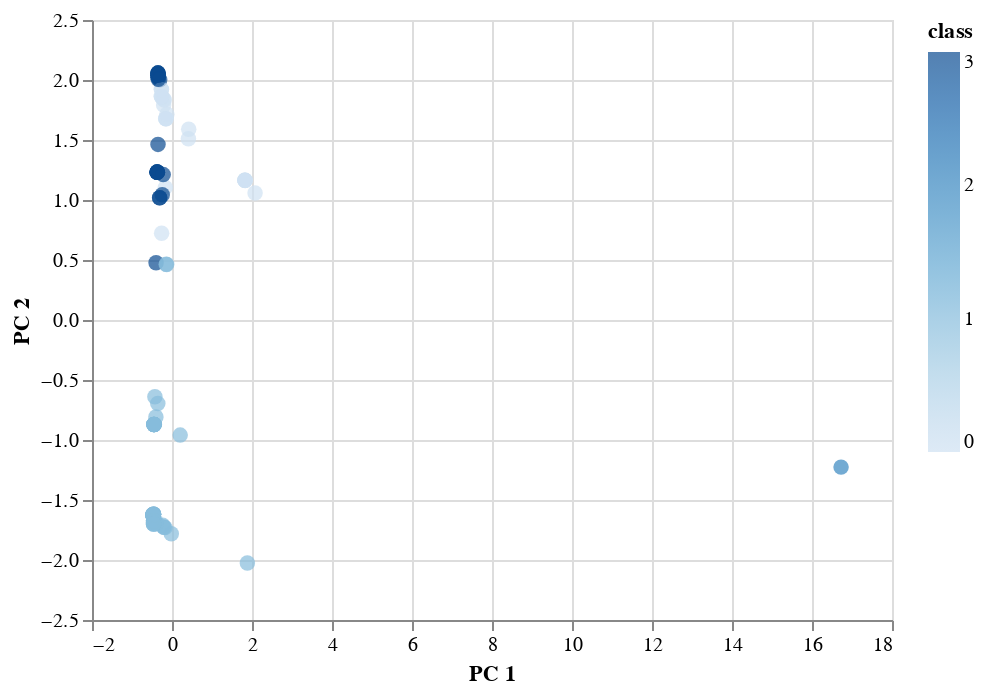

Here is the notebook cell this chart was saved with:
### Markdown cell above
### Visualizing Results

#### 3D-Scatter with Clusters

### Code cell
# Create a 3D-Scatter with the PCA data and the clusters
alt.Chart(clustered_df).mark_circle(size=60).encode(
                   x='PC 1',
                   y='PC 2',
                    color='class',
                   tooltip=['CoinName', 'Algorithm', 'TotalCoinsMined', 'MaxSupply']
).interactive()

### Figure 1 — Vega-Lite specification as saved in the notebook (floating-point values rounded to 4 significant figures)
{"config": {"view": {"continuousWidth": 400, "continuousHeight": 300}}, "data": {"name": "data-18b530d2bedb6a61b9871a79d9d5e286"}, "mark": {"type": "circle", "size": 60}, "encoding": {"color": {"type": "quantitative", "field": "class"}, "tooltip": [{"type": "nominal", "field": "CoinName"}, {"type": "nominal", "field": "Algorithm"}, {"type": "quantitative", "field": "TotalCoinsMined"}, {"type": "quantitative", "field": "MaxSupply"}], "x": {"type": "quantitative", "field": "PC 1"}, "y": {"type": "quantitative", "field": "PC 2"}}, "selection": {"selector002": {"type": "interval", "bind": "scales", "encodings": ["x", "y"]}}, "$schema": "https://vega.github.io/schema/vega-lite/v4.8.1.json", "datasets": {"data-18b530d2bedb6a61b9871a79d9d5e286": [{"Algorithm": "Scrypt", "ProofType": "PoW/PoS", "TotalCoinsMined": 3079000.0, "MaxSupply": -1, "CoinName": "NovaCoin", "PC 1": -0.3735, "PC 2": 1.232, "PC 3": -1.694, "class": 3}, {"Algorithm": "SHA-256", "ProofType": "PoW", "TotalCoinsMined": 2615000.0, "MaxSupply": -1, "CoinName": "CounterParty", "PC 1": -0.4765, "PC 2": -1.625, "PC 3": 0.03109, "class": 1}, {"Algorithm": "PoS", "ProofType": "PoS", "TotalCoinsMined": 5850000000.0, "MaxSupply": 0, "CoinName": "NuShares", "PC 1": -0.1663, "PC 2": 1.103, "PC 3": 1.046, "class": 0}, {"Algorithm": "Scrypt", "ProofType": "PoW", "TotalCoinsMined": 80000000.0, "MaxSupply": -1, "CoinName": "MonaCoin", "PC 1": -0.451, "PC 2": -0.8702, "PC 3": -0.5269, "class": 1}, {"Algorithm": "X13", "ProofType": "PoW/PoS", "TotalCoinsMined": 166200.0, "MaxSupply": 0, "CoinName": "Triangles Coin", "PC 1": -0.3508, "PC 2": 2.057, "PC 3": -2.196, "class": 3}, {"Algorithm": "SHA-256", "ProofType": "PoW/PoS", "TotalCoinsMined": 46730000.0, "MaxSupply": -1, "CoinName": "Emercoin", "PC 1": -0.3984, "PC 2": 0.4772, "PC 3": -1.136, "class": 3}, {"Algorithm": "Scrypt", "ProofType": "PoW", "TotalCoinsMined": 872830, "MaxSupply": 0, "CoinName": "CometCoin", "PC 1": -0.4514, "PC 2": -0.8702, "PC 3": -0.5268, "class": 1}, {"Algorithm": "X11", "ProofType": "TPoS", "TotalCoinsMined": 115900000.0, "MaxSupply": -1, "CoinName": "Stakenet", "PC 1": -0.3084, "PC 2": 1.018, "PC 3": -0.4918, "class": 3}, {"Algorithm": "Scrypt", "ProofType": "PoW/PoS", "TotalCoinsMined": 1000000000, "MaxSupply": 1000000000, "CoinName": "OpenChat", "PC 1": -0.3632, "PC 2": 1.231, "PC 3": -1.694, "class": 3}, {"Algorithm": "Dagger", "ProofType": "PoA", "TotalCoinsMined": 629817461, "MaxSupply": -1, "CoinName": "Amber", "PC 1": -0.263, "PC 2": 1.921, "PC 3": 4.496, "class": 0}, {"Algorithm": "X11", "ProofType": "PoW", "TotalCoinsMined": 187800000.0, "MaxSupply": -1, "CoinName": "Pura", "PC 1": -0.4272, "PC 2": -0.6393, "PC 3": -0.2589, "class": 1}, {"Algorithm": "Equihash", "ProofType": "PoW", "TotalCoinsMined": 3819000.0, "MaxSupply": 22873588, "CoinName": "Bitcoin Private", "PC 1": -0.4614, "PC 2": -1.618, "PC 3": 0.1944, "class": 1}, {"Algorithm": "SHA-512", "ProofType": "Zero-Knowledge Proof", "TotalCoinsMined": 1000000000, "MaxSupply": 1000000000, "CoinName": "Kcash", "PC 1": -0.2094, "PC 2": 1.791, "PC 3": 1.563, "class": 0}, {"Algorithm": "Equihash", "ProofType": "PoW", "TotalCoinsMined": 62020000.0, "MaxSupply": 263392146, "CoinName": "Beam", "PC 1": -0.4598, "PC 2": -1.618, "PC 3": 0.1942, "class": 1}, {"Algorithm": "SPoS", "ProofType": "SPoS", "TotalCoinsMined": 5723626706, "MaxSupply": -1, "CoinName": "V Systems", "PC 1": -0.1909, "PC 2": 1.834, "PC 3": 3.44, "class": 0}, {"Algorithm": "CryptoNight", "ProofType": "PoW", "TotalCoinsMined": 1400222610, "MaxSupply": -1, "CoinName": "Beldex", "PC 1": -0.01784, "PC 2": -1.781, "PC 3": 0.08403, "class": 1}, {"Algorithm": "Eaglesong", "ProofType": "PoW", "TotalCoinsMined": 30200000000.0, "MaxSupply": -1, "CoinName": "Nervos Network", "PC 1": -0.2337, "PC 2": -1.71, "PC 3": 0.1272, "class": 1}, {"Algorithm": "C31", "ProofType": "PoW", "TotalCoinsMined": 10680000.0, "MaxSupply": 20000000, "CoinName": "MimbleWimbleCoin", "PC 1": -0.4606, "PC 2": -1.687, "PC 3": 0.1524, "class": 1}, {"Algorithm": "SHA-256", "ProofType": "PoW", "TotalCoinsMined": 63670000.0, "MaxSupply": 66000000, "CoinName": "Arweave", "PC 1": -0.4758, "PC 2": -1.625, "PC 3": 0.03104, "class": 1}, {"Algorithm": "Scrypt", "ProofType": "PoW/PoS", "TotalCoinsMined": 450100000.0, "MaxSupply": -1, "CoinName": "Buxcoin", "PC 1": -0.3712, "PC 2": 1.232, "PC 3": -1.694, "class": 3}, {"Algorithm": "ECC 256K1", "ProofType": "DPOS", "TotalCoinsMined": 1000000000, "MaxSupply": 1000000000, "CoinName": "Acute Angle Cloud", "PC 1": -0.1331, "PC 2": 0.462, "PC 3": 0.1633, "class": 1}, {"Algorithm": "Scrypt", "ProofType": "PoW", "TotalCoinsMined": 100000000, "MaxSupply": 100000000, "CoinName": "Primas", "PC 1": -0.4503, "PC 2": -0.8703, "PC 3": -0.5269, "class": 1}, {"Algorithm": "BLAKE256", "ProofType": "PoW/PoS", "TotalCoinsMined": 44940000.0, "MaxSupply": 84000000, "CoinName": "HyperCash", "PC 1": -0.3468, "PC 2": 2.024, "PC 3": -2.15, "class": 3}, {"Algorithm": "CryptoNight-Heavy", "ProofType": "PoW", "TotalCoinsMined": 51809652, "MaxSupply": -1, "CoinName": "Loki", "PC 1": -0.4584, "PC 2": -1.673, "PC 3": 0.1508, "class": 1}, {"Algorithm": "CryptoNight-Lite", "ProofType": "PoW", "TotalCoinsMined": 17720000.0, "MaxSupply": -1, "CoinName": "AEON", "PC 1": -0.4586, "PC 2": -1.673, "PC 3": 0.1508, "class": 1}, {"Algorithm": "SHA-256", "ProofType": "PoW", "TotalCoinsMined": 10030000.0, "MaxSupply": 21000000, "CoinName": "Bitcoin Vault", "PC 1": -0.4763, "PC 2": -1.625, "PC 3": 0.03108, "class": 1}, {"Algorithm": "SHA-256", "ProofType": "PoW", "TotalCoinsMined": 18600000.0, "MaxSupply": 21000000.0, "CoinName": "Bitcoin ABC", "PC 1": -0.4763, "PC 2": -1.625, "PC 3": 0.03107, "class": 1}, {"Algorithm": "Scrypt", "ProofType": "PoW", "TotalCoinsMined": 127500000000.0, "MaxSupply": -1, "CoinName": "Dogecoin", "PC 1": 0.2046, "PC 2": -0.9592, "PC 3": -0.5779, "class": 1}, {"Algorithm": "Scrypt", "ProofType": "PoS", "TotalCoinsMined": 60370000.0, "MaxSupply": 100000000, "CoinName": "BlackCoin", "PC 1": -0.243, "PC 2": 1.044, "PC 3": 0.02468, "class": 3}, {"Algorithm": "Scrypt", "ProofType": "PoW/PoS", "TotalCoinsMined": 19000000.0, "MaxSupply": 21000000, "CoinName": "Auroracoin", "PC 1": -0.3733, "PC 2": 1.232, "PC 3": -1.694, "class": 3}, {"Algorithm": "TRC10", "ProofType": "DPoS", "TotalCoinsMined": 990000000000.0, "MaxSupply": 990000000000, "CoinName": "BitTorrent", "PC 1": 16.73, "PC 2": -1.226, "PC 3": -0.8719, "class": 2}, {"Algorithm": "Multiple", "ProofType": "PoW", "TotalCoinsMined": 13860000000.0, "MaxSupply": 21000000000, "CoinName": "DigiByte", "PC 1": -0.2004, "PC 2": -1.726, "PC 3": 0.1271, "class": 1}, {"Algorithm": "KECCAK", "ProofType": "PoW", "TotalCoinsMined": 2578000000.0, "MaxSupply": 5000000000, "CoinName": "SmartCash", "PC 1": -0.4018, "PC 2": -1.682, "PC 3": 0.1454, "class": 1}, {"Algorithm": "CryptoNight", "ProofType": "PoW", "TotalCoinsMined": 184500000000.0, "MaxSupply": 184470000000, "CoinName": "ByteCoin", "PC 1": 1.885, "PC 2": -2.025, "PC 3": -0.05416, "class": 1}, {"Algorithm": "SHA-256", "ProofType": "PoW", "TotalCoinsMined": 18600000.0, "MaxSupply": 21000000.0, "CoinName": "Bitcoin Cash", "PC 1": -0.4763, "PC 2": -1.625, "PC 3": 0.03107, "class": 1}, {"Algorithm": "Loopchain", "ProofType": "PoS", "TotalCoinsMined": 869300000.0, "MaxSupply": -1, "CoinName": "ICON Project", "PC 1": -0.1517, "PC 2": 1.677, "PC 3": 1.228, "class": 0}, {"Algorithm": "IMesh", "ProofType": "DPoS+dBFT", "TotalCoinsMined": 459900000.0, "MaxSupply": 1000000000, "CoinName": "INT", "PC 1": -0.2483, "PC 2": 1.856, "PC 3": 3.513, "class": 0}, {"Algorithm": "C31", "ProofType": "PoW", "TotalCoinsMined": 56700000.0, "MaxSupply": -1, "CoinName": "Grin", "PC 1": -0.4605, "PC 2": -1.687, "PC 3": 0.1523, "class": 1}, {"Algorithm": "DPoS", "ProofType": "PoS", "TotalCoinsMined": 167600000.0, "MaxSupply": -1, "CoinName": "Rise", "PC 1": 0.4102, "PC 2": 1.511, "PC 3": 1.004, "class": 0}, {"Algorithm": "X11", "ProofType": "PoW/PoS", "TotalCoinsMined": 18580000.0, "MaxSupply": 22000000, "CoinName": "IOCoin", "PC 1": -0.3501, "PC 2": 1.463, "PC 3": -1.426, "class": 3}, {"Algorithm": "Scrypt", "ProofType": "PoW/PoS", "TotalCoinsMined": 902979710, "MaxSupply": 1000000000, "CoinName": "WhiteCoin", "PC 1": -0.3637, "PC 2": 1.231, "PC 3": -1.694, "class": 3}, {"Algorithm": "Equihash", "ProofType": "PoW", "TotalCoinsMined": 10561000, "MaxSupply": 21000000, "CoinName": "Horizen", "PC 1": -0.4614, "PC 2": -1.618, "PC 3": 0.1944, "class": 1}, {"Algorithm": "X13", "ProofType": "PoW/PoS", "TotalCoinsMined": 70520000.0, "MaxSupply": -1, "CoinName": "NavCoin", "PC 1": -0.3505, "PC 2": 2.057, "PC 3": -2.196, "class": 3}, {"Algorithm": "SHA3", "ProofType": "PoW/nPoS", "TotalCoinsMined": 69080000.0, "MaxSupply": 78000000, "CoinName": "Nexus", "PC 1": -0.2662, "PC 2": 1.861, "PC 3": 3.533, "class": 0}, {"Algorithm": "Equihash", "ProofType": "PoW", "TotalCoinsMined": 10600000.0, "MaxSupply": 21000000, "CoinName": "ZCash", "PC 1": -0.4614, "PC 2": -1.618, "PC 3": 0.1944, "class": 1}, {"Algorithm": "Lyra2REv2", "ProofType": "PoW", "TotalCoinsMined": 57900000.0, "MaxSupply": 84000000, "CoinName": "Vertcoin", "PC 1": -0.4577, "PC 2": -1.673, "PC 3": 0.1508, "class": 1}, {"Algorithm": "RandomX", "ProofType": "PoW", "TotalCoinsMined": 17790000.0, "MaxSupply": -1, "CoinName": "Monero", "PC 1": -0.4586, "PC 2": -1.673, "PC 3": 0.1508, "class": 1}, {"Algorithm": "BLAKE256", "ProofType": "PoW/PoS", "TotalCoinsMined": 12390000.0, "MaxSupply": 21000000, "CoinName": "Decred", "PC 1": -0.3473, "PC 2": 2.024, "PC 3": -2.15, "class": 3}, {"Algorithm": "PoS", "ProofType": "PoW", "TotalCoinsMined": 373200000.0, "MaxSupply": -1, "CoinName": "Steem", "PC 1": -0.4021, "PC 2": -0.8074, "PC 3": 0.4968, "class": 1}, {"Algorithm": "BEP2 Token", "ProofType": "PoSA", "TotalCoinsMined": 174200000.0, "MaxSupply": 174200000.0, "CoinName": "Binance Coin", "PC 1": -0.1454, "PC 2": 0.4639, "PC 3": 0.1645, "class": 1}, {"Algorithm": "SHA-256", "ProofType": "PoW", "TotalCoinsMined": 18600000.0, "MaxSupply": 21000000.0, "CoinName": "Bitcoin SV", "PC 1": -0.4763, "PC 2": -1.625, "PC 3": 0.03107, "class": 1}, {"Algorithm": "Quark", "ProofType": "PoW/PoS", "TotalCoinsMined": 267700000.0, "MaxSupply": -1, "CoinName": "QuarkCoin", "PC 1": -0.3478, "PC 2": 2.04, "PC 3": -2.173, "class": 3}, {"Algorithm": "Ethash", "ProofType": "PoW", "TotalCoinsMined": 34700000.0, "MaxSupply": 100000000, "CoinName": "Expanse", "PC 1": -0.462, "PC 2": -1.701, "PC 3": 0.1539, "class": 1}, {"Algorithm": "Scrypt", "ProofType": "PoW", "TotalCoinsMined": 39340000.0, "MaxSupply": 42000000, "CoinName": "MegaCoin", "PC 1": -0.451, "PC 2": -0.8702, "PC 3": -0.5269, "class": 1}, {"Algorithm": "Scrypt", "ProofType": "PoW/PoS", "TotalCoinsMined": 1032000.0, "MaxSupply": -1, "CoinName": "SaluS", "PC 1": -0.3735, "PC 2": 1.232, "PC 3": -1.694, "class": 3}, {"Algorithm": "Scrypt", "ProofType": "PoW/PoS", "TotalCoinsMined": 225300000.0, "MaxSupply": 420000000, "CoinName": "PotCoin", "PC 1": -0.3702, "PC 2": 1.232, "PC 3": -1.694, "class": 3}, {"Algorithm": "Scrypt", "ProofType": "PoW", "TotalCoinsMined": 525600000.0, "MaxSupply": 1680000000, "CoinName": "Gulden", "PC 1": -0.4399, "PC 2": -0.8716, "PC 3": -0.5276, "class": 1}, {"Algorithm": "X13", "ProofType": "PoW/PoS", "TotalCoinsMined": 198900000.0, "MaxSupply": 210000000, "CoinName": "Bitcoin Diamond", "PC 1": -0.3487, "PC 2": 2.057, "PC 3": -2.196, "class": 3}, {"Algorithm": "SHA-256", "ProofType": "PoW", "TotalCoinsMined": 17220000.0, "MaxSupply": -1, "CoinName": "Namecoin", "PC 1": -0.4764, "PC 2": -1.625, "PC 3": 0.03108, "class": 1}, {"Algorithm": "Scrypt", "ProofType": "PoW", "TotalCoinsMined": 221000000.0, "MaxSupply": -1, "CoinName": "Einsteinium", "PC 1": -0.4502, "PC 2": -0.8703, "PC 3": -0.5269, "class": 1}, {"Algorithm": "Dagger-Hashimoto", "ProofType": "PoW", "TotalCoinsMined": 49700000.0, "MaxSupply": -1, "CoinName": "Ubiq", "PC 1": -0.4584, "PC 2": -1.673, "PC 3": 0.1508, "class": 1}, {"Algorithm": "Scrypt", "ProofType": "PoW/PoS", "TotalCoinsMined": 29870000000.0, "MaxSupply": -1, "CoinName": "Reddcoin", "PC 1": -0.2199, "PC 2": 1.212, "PC 3": -1.706, "class": 3}, {"Algorithm": "X11GOST", "ProofType": "PoW", "TotalCoinsMined": 18860000.0, "MaxSupply": 21000000, "CoinName": "SibCoin", "PC 1": -0.4584, "PC 2": -1.673, "PC 3": 0.1508, "class": 1}, {"Algorithm": "Equihash", "ProofType": "PoW", "TotalCoinsMined": 18590000.0, "MaxSupply": 21000000, "CoinName": "Bitcoin Gold", "PC 1": -0.4613, "PC 2": -1.618, "PC 3": 0.1943, "class": 1}, {"Algorithm": "Groestl", "ProofType": "PoW", "TotalCoinsMined": 76550000.0, "MaxSupply": 105000000, "CoinName": "Groestlcoin", "PC 1": -0.4574, "PC 2": -1.673, "PC 3": 0.1507, "class": 1}, {"Algorithm": "BMW512 / Echo512", "ProofType": "PoW/PoS", "TotalCoinsMined": 5092000000.0, "MaxSupply": -1, "CoinName": "DigitalNote ", "PC 1": -0.3081, "PC 2": 2.001, "PC 3": -2.132, "class": 3}, {"Algorithm": "Scrypt", "ProofType": "PoW", "TotalCoinsMined": 23170000.0, "MaxSupply": -1, "CoinName": "ViaCoin", "PC 1": -0.4513, "PC 2": -0.8702, "PC 3": -0.5268, "class": 1}, {"Algorithm": "SHA-256", "ProofType": "PoW", "TotalCoinsMined": 602500000.0, "MaxSupply": 888000000, "CoinName": "SysCoin", "PC 1": -0.4688, "PC 2": -1.626, "PC 3": 0.03054, "class": 1}, {"Algorithm": "NeoScrypt", "ProofType": "PoW", "TotalCoinsMined": 234800000.0, "MaxSupply": 336000000, "CoinName": "FeatherCoin", "PC 1": -0.4545, "PC 2": -1.674, "PC 3": 0.1504, "class": 1}, {"Algorithm": "X13", "ProofType": "PoW/PoS", "TotalCoinsMined": 5560000.0, "MaxSupply": -1, "CoinName": "CloakCoin", "PC 1": -0.3508, "PC 2": 2.057, "PC 3": -2.196, "class": 3}, {"Algorithm": "DPoS", "ProofType": "DPoS", "TotalCoinsMined": 1000000000, "MaxSupply": 0, "CoinName": "Achain", "PC 1": 1.828, "PC 2": 1.163, "PC 3": 0.6727, "class": 0}, {"Algorithm": "Multiple", "ProofType": "PoW", "TotalCoinsMined": 16410000000.0, "MaxSupply": 16555000000, "CoinName": "Verge", "PC 1": -0.2104, "PC 2": -1.725, "PC 3": 0.1277, "class": 1}, {"Algorithm": "Shabal256", "ProofType": "PoC", "TotalCoinsMined": 2111329988, "MaxSupply": 2158812800, "CoinName": "BurstCoin", "PC 1": -0.2102, "PC 2": 1.842, "PC 3": 3.469, "class": 0}, {"Algorithm": "Blake2b", "ProofType": "PoW", "TotalCoinsMined": 45189952992, "MaxSupply": -1, "CoinName": "Siacoin", "PC 1": -0.1752, "PC 2": -1.73, "PC 3": 0.1254, "class": 1}, {"Algorithm": "Proof-of-Authority", "ProofType": "PoA", "TotalCoinsMined": 282600000.0, "MaxSupply": -1, "CoinName": "Poa Network", "PC 1": -0.2656, "PC 2": 1.921, "PC 3": 4.497, "class": 0}, {"Algorithm": "Tensority", "ProofType": "PoW", "TotalCoinsMined": 1643000000.0, "MaxSupply": 210000000, "CoinName": "Bytom", "PC 1": -0.4449, "PC 2": -1.675, "PC 3": 0.1494, "class": 1}, {"Algorithm": "Quark", "ProofType": "PoW/PoS", "TotalCoinsMined": 7358000.0, "MaxSupply": -1, "CoinName": "BlockNet", "PC 1": -0.3491, "PC 2": 2.04, "PC 3": -2.173, "class": 3}, {"Algorithm": "PoS", "ProofType": "PoS/LPoS", "TotalCoinsMined": 999000000.0, "MaxSupply": 1000000000, "CoinName": "Nxt", "PC 1": -0.2593, "PC 2": 0.7221, "PC 3": 0.9832, "class": 0}, {"Algorithm": "Equihash210,9", "ProofType": "PoW/PoS", "TotalCoinsMined": 487496874, "MaxSupply": -1, "CoinName": "Aion", "PC 1": -0.3424, "PC 2": 2.007, "PC 3": -2.129, "class": 3}, {"Algorithm": "DPoS", "ProofType": "DPoS", "TotalCoinsMined": 14421735, "MaxSupply": -1, "CoinName": "Shift", "PC 1": 1.822, "PC 2": 1.164, "PC 3": 0.6731, "class": 0}, {"Algorithm": "VeChainThor Authority", "ProofType": "Proof of Authority", "TotalCoinsMined": 85985041177, "MaxSupply": 86712634466, "CoinName": "VeChain", "PC 1": 2.076, "PC 2": 1.059, "PC 3": 0.814, "class": 0}, {"Algorithm": "POS 3.0", "ProofType": "PoS", "TotalCoinsMined": 103005320, "MaxSupply": 107800000.0, "CoinName": "QTUM", "PC 1": -0.1566, "PC 2": 1.678, "PC 3": 1.228, "class": 0}, {"Algorithm": "Quark", "ProofType": "PoW/PoS", "TotalCoinsMined": 848900.0, "MaxSupply": -1, "CoinName": "Private Instant Verified Transaction", "PC 1": -0.3492, "PC 2": 2.04, "PC 3": -2.173, "class": 3}, {"Algorithm": "Blake2b", "ProofType": "PoW", "TotalCoinsMined": 133248290, "MaxSupply": 133248290, "CoinName": "Nano", "PC 1": -0.4063, "PC 2": -1.699, "PC 3": 0.1434, "class": 1}, {"Algorithm": "VBFT", "ProofType": "PoS", "TotalCoinsMined": 1000000000, "MaxSupply": -1, "CoinName": "Ontology", "PC 1": -0.1508, "PC 2": 1.677, "PC 3": 1.227, "class": 0}, {"Algorithm": "DPoS", "ProofType": "DPoS", "TotalCoinsMined": 142707060, "MaxSupply": -1, "CoinName": "Lisk", "PC 1": 1.823, "PC 2": 1.164, "PC 3": 0.6731, "class": 0}, {"Algorithm": "X11", "ProofType": "PoW/PoSe", "TotalCoinsMined": 9879000.0, "MaxSupply": 18900000, "CoinName": "Dash", "PC 1": -0.3091, "PC 2": 1.019, "PC 3": -0.4917, "class": 3}, {"Algorithm": "Ethash", "ProofType": "PoW", "TotalCoinsMined": 123800000.0, "MaxSupply": 210700000, "CoinName": "Ethereum Classic", "PC 1": -0.461, "PC 2": -1.701, "PC 3": 0.1538, "class": 1}, {"Algorithm": "DPoS", "ProofType": "DPoS", "TotalCoinsMined": 154100000.0, "MaxSupply": -1, "CoinName": "ARK", "PC 1": 1.823, "PC 2": 1.164, "PC 3": 0.6731, "class": 0}, {"Algorithm": "Scrypt", "ProofType": "PoW", "TotalCoinsMined": 66590000.0, "MaxSupply": 84000000, "CoinName": "Litecoin", "PC 1": -0.4506, "PC 2": -0.8703, "PC 3": -0.5269, "class": 1}, {"Algorithm": "Equihash", "ProofType": "dPoW/PoW", "TotalCoinsMined": 125200000.0, "MaxSupply": 200000000, "CoinName": "Komodo", "PC 1": -0.3551, "PC 2": -0.6958, "PC 3": 0.3933, "class": 1}, {"Algorithm": "SHA-512", "ProofType": "PoS", "TotalCoinsMined": 2995000000.0, "MaxSupply": 3600570502, "CoinName": "Bitshares", "PC 1": -0.1278, "PC 2": 1.714, "PC 3": 1.343, "class": 0}, {"Algorithm": "SHA-256", "ProofType": "PoW", "TotalCoinsMined": 18575475, "MaxSupply": 21000000.0, "CoinName": "Bitcoin", "PC 1": -0.4763, "PC 2": -1.625, "PC 3": 0.03107, "class": 1}, {"Algorithm": "Ethash", "ProofType": "PoW", "TotalCoinsMined": 113900000.0, "MaxSupply": -1, "CoinName": "Ethereum", "PC 1": -0.4621, "PC 2": -1.701, "PC 3": 0.1539, "class": 1}, {"Algorithm": "Leased POS", "ProofType": "LPoS", "TotalCoinsMined": 103838704, "MaxSupply": -1, "CoinName": "Waves", "PC 1": -0.2668, "PC 2": 1.862, "PC 3": 3.534, "class": 0}, {"Algorithm": "Ouroboros", "ProofType": "PoS", "TotalCoinsMined": 31780000000.0, "MaxSupply": 45000000000, "CoinName": "Cardano", "PC 1": 0.4178, "PC 2": 1.59, "PC 3": 1.173, "class": 0}, {"Algorithm": "DPoS", "ProofType": "DPoS", "TotalCoinsMined": 1025000000.0, "MaxSupply": -1, "CoinName": "EOS", "PC 1": 1.828, "PC 2": 1.163, "PC 3": 0.6727, "class": 0}]}}
